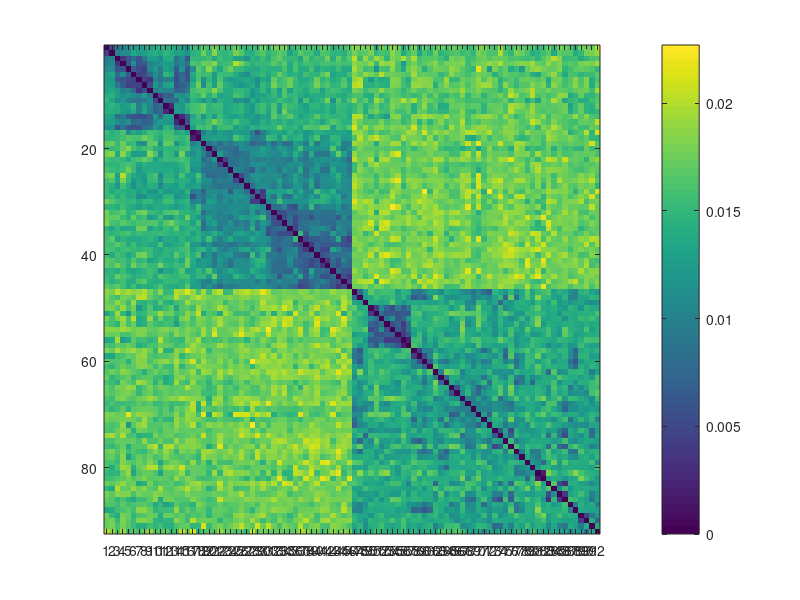

MATLAB code to generate this figure: (Note: this script raises an error after producing the figure.)
clear all;close all;clc;

estimated_rdm = load ('estimate_RDM_behav_action.mat');  
comparisons = estimated_rdm.estimate_RDM_a;
save behav_RDMs_euclidean_vector_action comparisons

nStimuli=92;
nComparisons = ((nStimuli^2)-nStimuli)/2; % counts only one way and not the same imgs

rdm = NaN(92,92);

countComparison=0;
for img_1 = 1:nStimuli-1
	for img_2 = img_1+1:nStimuli
        countComparison=countComparison+1;
        
        rdm(img_1,img_2) = comparisons(countComparison);
        rdm(img_2,img_1) = comparisons(countComparison);
            
    end   
end
for imag = 1:92
    rdm(imag,imag)=0;
end

load('stimuli_names_92.mat');
max_val=0.0227;

figure('units','normalized','outerposition',[0 0 1 1]); image(rdm,'CDataMapping','scaled');C = colorbar;caxis([0 max_val]);       
set(gca,'XTick',1:1:92); set(gca,'xticklabel',table2array(stimuli_names_92(1:92,1)),'fontsize', 6);xtickangle(90);
set(gca,'YTick',1:1:92); set(gca,'yticklabel',table2array(stimuli_names_92(1:92,1)),'fontsize', 6);ytickangle(0);
set(gca, 'TickLength',[0 0]);
axis equal; axis image; 
title(['Action RDM: behaviour data'],'fontsize',11);
saveas(gcf,'behav_RDM_action.png');
save('behav_RDM_action','rdm');

%% create a small rdm for animals and for tools
half_stimuli = length(rdm)/2;
rdm_action_animals = rdm(1:half_stimuli,1:half_stimuli);
rdm_action_tools = rdm(half_stimuli+1:end,half_stimuli+1:end);

figure('units','normalized','outerposition',[0 0 1 1]); image(rdm_action_animals,'CDataMapping','scaled');C = colorbar;caxis([0 max_val]);       
set(gca,'XTick',1:1:46); set(gca,'xticklabel',table2array(stimuli_names_92(1:46,1)),'fontsize', 6);xtickangle(90);
set(gca,'YTick',1:1:46); set(gca,'yticklabel',table2array(stimuli_names_92(1:46,1)),'fontsize', 6);ytickangle(0);
set(gca, 'TickLength',[0 0]);
axis equal; axis image; 
title(['Action RDM: behaviour (animals)'],'fontsize',11);
saveas(gcf,'behav_RDM_action_animals.png');
save('behav_RDM_action_animals','rdm_action_animals');
        
figure('units','normalized','outerposition',[0 0 1 1]); image(rdm_action_tools,'CDataMapping','scaled');C = colorbar;caxis([0 max_val]);       
set(gca,'XTick',1:1:46); set(gca,'xticklabel',table2array(stimuli_names_92(47:92,1)),'fontsize', 6);xtickangle(90);
set(gca,'YTick',1:1:46); set(gca,'yticklabel',table2array(stimuli_names_92(47:92,1)),'fontsize', 6);ytickangle(0);
set(gca, 'TickLength',[0 0]);
axis equal; axis image; 
title(['Action RDM: behaviour (tools)'],'fontsize',11);
saveas(gcf,'behav_RDM_action_tools.png');
save('behav_RDM_action_tools','rdm_action_tools');

